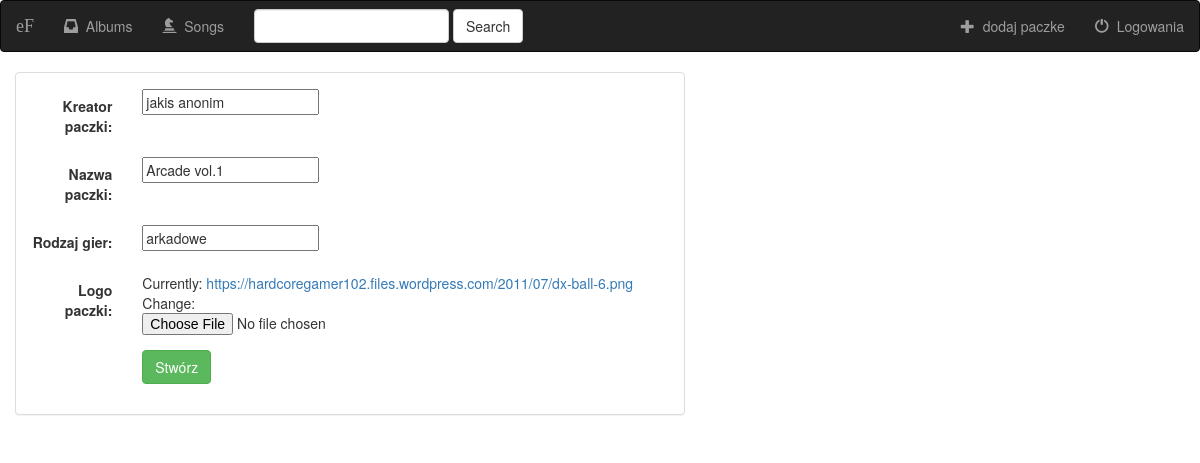
The app's page /games/paczka/2/, older data.
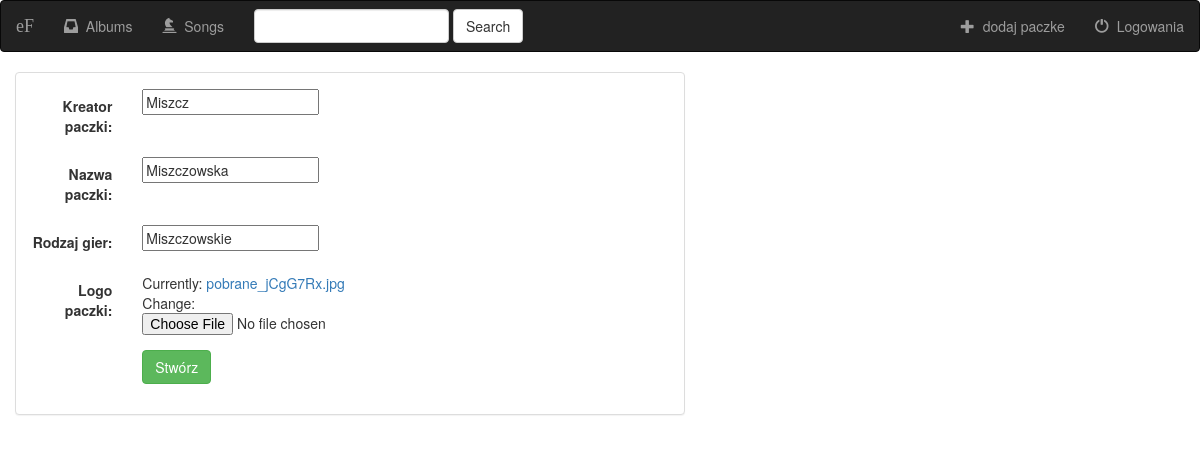
The same page, newer data.
### games/models.py (models this page shows, shortened)
class PaczkaGier(models.Model):
    kreator_paczki = models.CharField(max_length=250)
    nazwa_paczki = models.CharField(max_length=100)
    rodzaj_gier = models.CharField(max_length=100)
    logo_paczki = models.FileField()

### games/views.py (the view)
# urls.py: url(r'paczka/(?P<pk>[0-9]+)/$',views.PaczkaUpdate.as_view(),name='paczka-update'),
class PaczkaUpdate(UpdateView):
    model= PaczkaGier
    fields = [ 'kreator_paczki', 'nazwa_paczki' , 'rodzaj_gier' , 'logo_paczki']

### games/templates/games/paczkagier_form.html (shortened to what this page needs)
{% extends 'games/base.html' %}
{% block body %}
<div class=" container-fluid">
    <div class ="row">
        <div class="col-sm-12 col-md-7">
            <div class="panel panel-default">
                <div class ="panel-body">
                    <form class ="form-horizontal" action="" method="post" enctype="multipart/form-data" >
                        {% include 'games/form-template.html' %}
                        <div class ="form-group">
                            <div class="col-sm-offset-2 col-sm-10">
                                <button type="submit" class="btn btn-success">Stwórz</button>
                            </div>
                        </div>
                    </form>
                </div>
            </div>
        </div>
    </div>
</div>
{% endblock %}

### games/templates/games/form-template.html (shortened to what this page needs)
{% for field in form  %}
    <div class="form-group">
        <div class="col-sm-offset-2 col-sm-10">
        </div>
        <label class="control-label col-sm-2">{{field.label_tag }}</label>
        <div class="col-sm-10">{{ field }}</div>
    </div>
{% endfor %}

Row changes from the older to the newer data that the page shows:
changed PaczkaGier: kreator_paczki "jakis anonim" → "Miszcz"; nazwa_paczki "Arcade vol.1" → "Miszczowska"; rodzaj_gier "arkadowe" → "Miszczowskie"
Text that changed along with them:
text no longer shown: "Currently: https://hardcoregamer102.files.wordpress.com/2011/07/dx-ball-6.png Change:"
text now shown: "Currently: pobrane_jCgG7Rx.jpg Change:"
